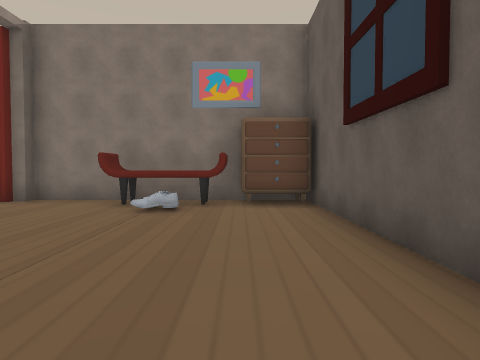
view 1 (above)

18 first-person views from a walk through a 3-D level made in the Unity game engine. The camera is 1.4 m above the floor, tilts 2° down and sees 70° across. Doors are open. The floor is counted in squares, 2 m on a side. Each view is taken from the middle of a square. On the plan, view 1 faces up. The plan holds only what a view shows up to about 11 squares ahead; the rest is blank. The place goes on beyond the plan. The player is left out. Some animated figures are not drawn.

view 2
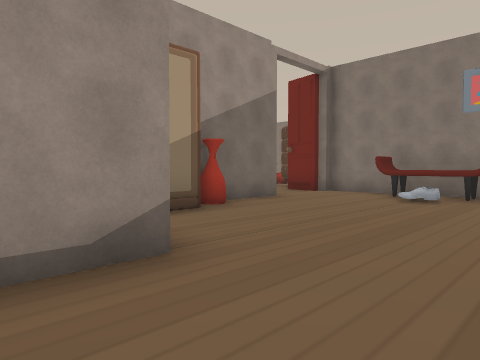

view 3
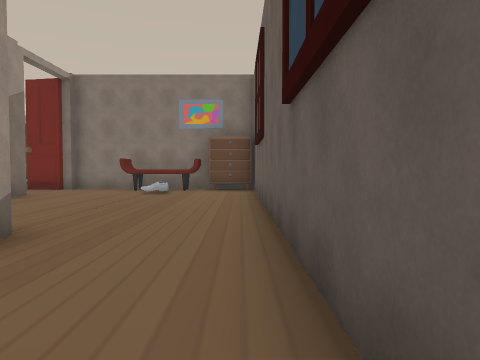

view 4
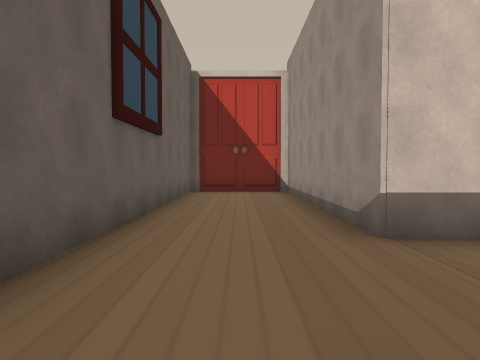

view 5
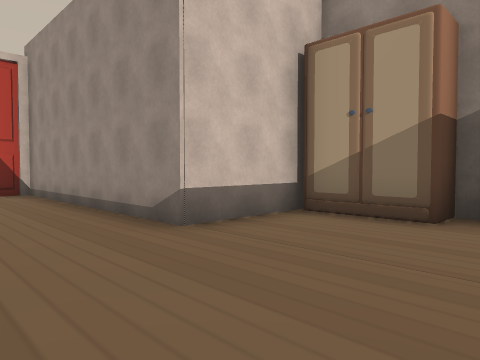

view 6
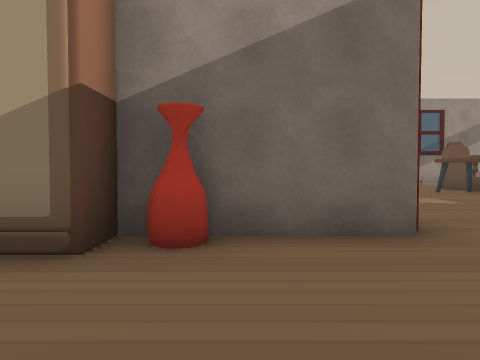

view 7
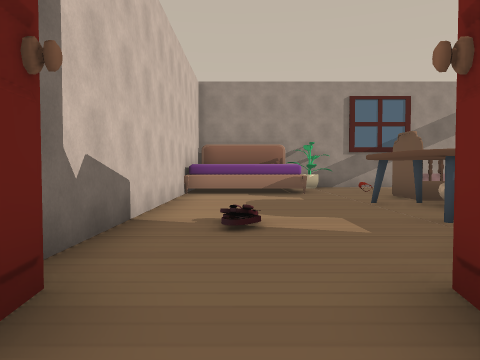

view 8
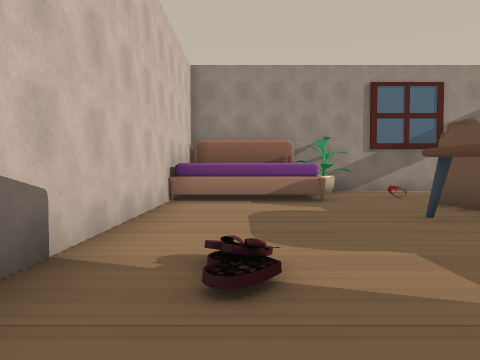

view 9
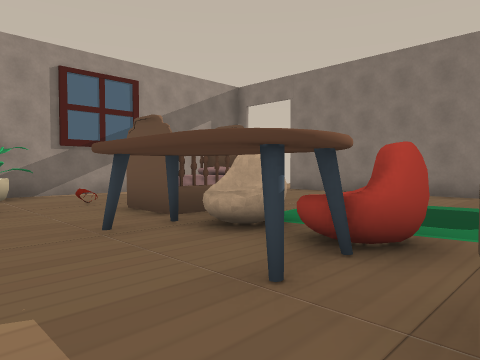

view 10
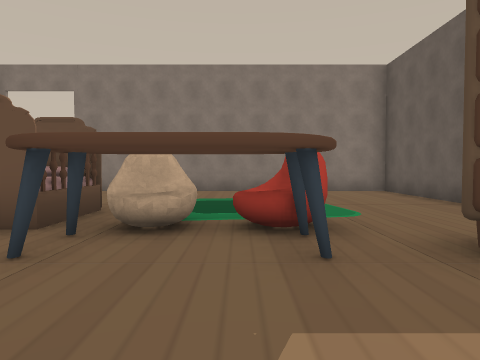

view 11
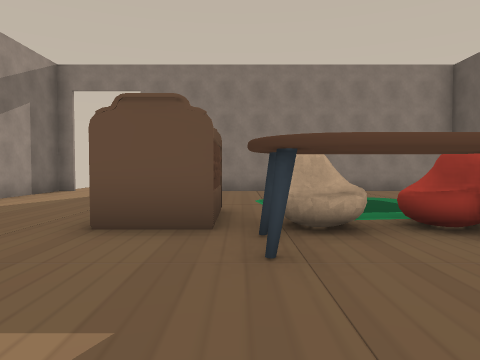

view 12
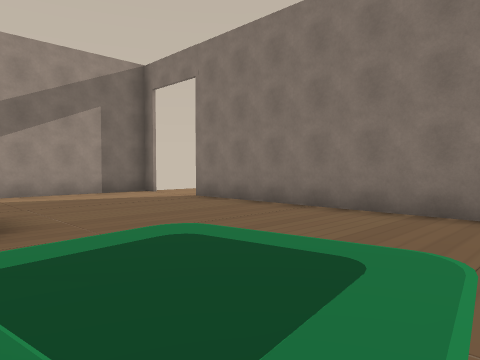

view 13
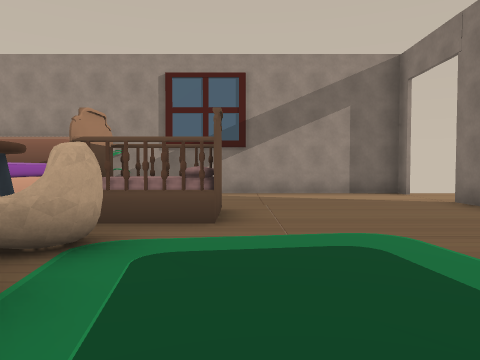

view 14
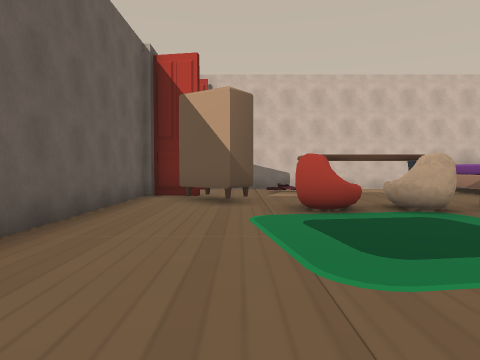

view 15
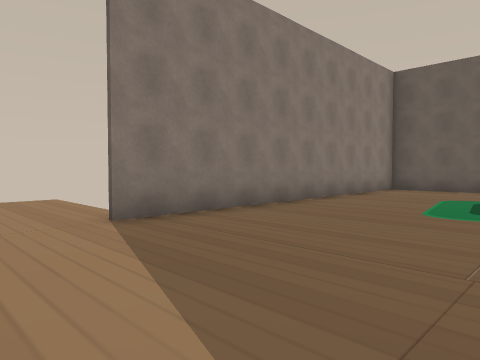

view 16
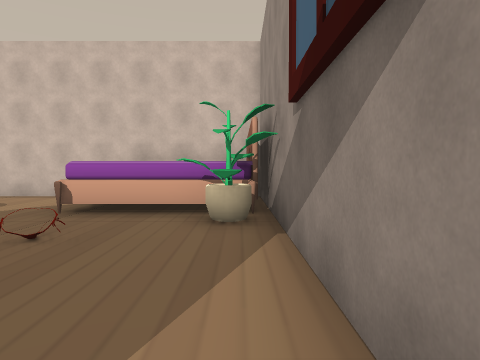

view 17
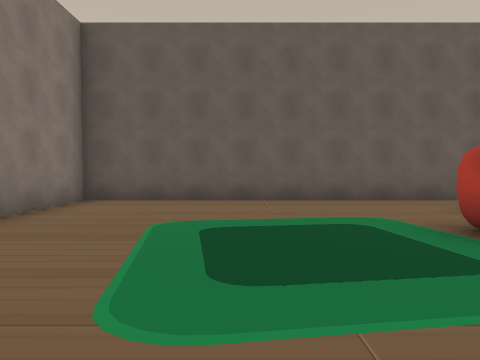

view 18
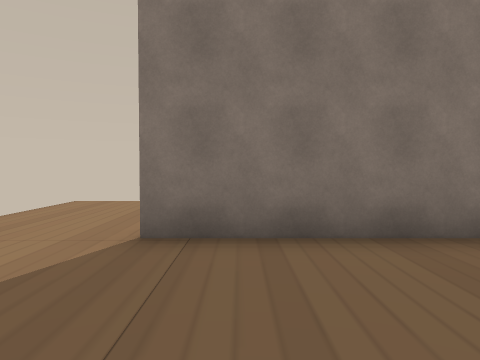

### Floor plan
Points are (right, up) in squares from view 1. A wall is a line through its corners. A room is listed if a view was taken in it or the views show most of it. See-through windows are left out.
Room 1 (views 1, 2, 3, 4, 5, 6, 7)
walls: (-3.2, -0.4) (-1.4, -0.4) (-1.4, -7) (1.5, -7) (1.5, 6.4); (-4.5, 4.9) (-4.5, 1.6); (-1.6, 6.4) (-2.6, 6.4); (-0.3, 7.1) (-0.3, 6.4); (0.1, 7.5) (-4.6, 7.5)
ways out: opening at (-5, 6.5) to room 2
objects: cabinet (-4, 0); vase (-4, 3); other object (-1, 6); other object (1, 7)
Room 2 (views 8, 9, 10, 11, 12, 13, 14, 15, 16, 17, 18)
walls: (-5.6, 7.4) (-4.7, 7.2); (-4.6, 7.5) (-4.6, 16.4) (-14, 16.4); (-16, 16.4) (-16.5, 16.4) (-16.5, 4.5); (-14.6, 4.5) (-6.5, 4.5); (-4.7, 7) (-5.5, 7.1); (-4.4, 7.2) (-4.9, 7.2); (-6.1, 4.9) (-5.4, 5)
ways out: opening at (-5, 6.5) to room 1
objects: other object (-16, 5) to (-14, 7); plant (-16, 8); other object (-14, 10); other object (-12, 10) to (-12, 11); table (-11, 9); other object (-10, 10); other object (-9, 10) to (-8, 10); other object (-7, 8) to (-6, 9)

Where each view was taken, in squares from view 1:
view 1: 0 up, 0 right, facing up
view 2: 2 down, 1 right, facing up-left
view 3: 4 down, 1 right, facing up
view 4: 3 up, 0 right, facing down
view 5: 3 up, 1 right, facing down-left
view 6: 3 up, 1 left, facing left
view 7: 6 up, 4 left, facing left
view 8: 6 up, 6 left, facing left
view 9: 7 up, 7 left, facing up-left
view 10: 6 up, 9 left, facing up
view 11: 6 up, 11 left, facing up
view 12: 11 up, 7 left, facing up-left
view 13: 12 up, 7 left, facing left
view 14: 16 up, 7 left, facing down
view 15: 12 up, 16 left, facing up-right
view 16: 13 up, 16 left, facing down
view 17: 13 up, 12 left, facing right
view 18: 13 up, 13 left, facing up
